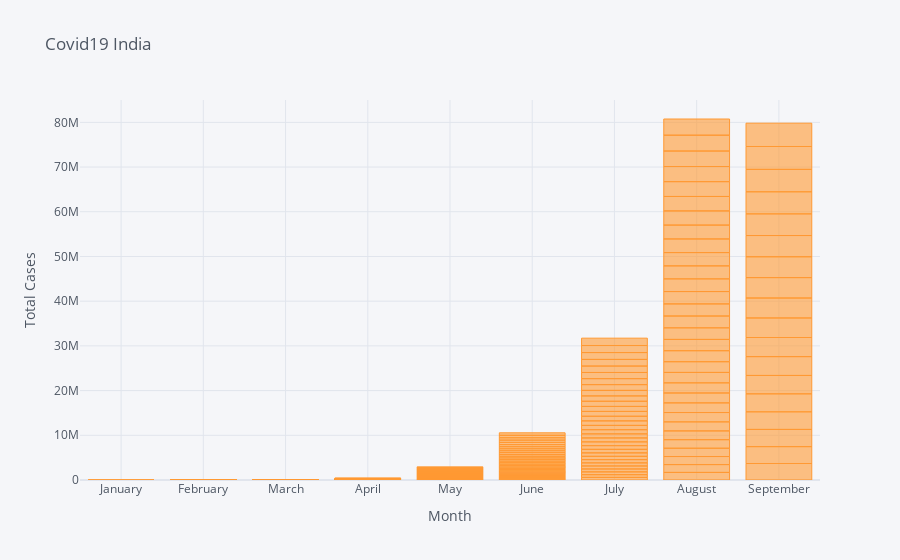

The cell this chart's notebook holds for it:
### Code cell
df_india_final.iplot(kind='bar',x='Month',y=' Cumulative_cases',mode='markers',size=10,title="Covid19 India",
                    xTitle="Month",yTitle="Total Cases")

### Figure 1 — Plotly figure (JSON) as saved in the notebook; plotly's stock layout.template omitted (floating-point values rounded to 4 significant figures; data arrays with more than 128 entries replaced by an {"elided": "..."} marker saying what was removed)
{"data": [{"marker": {"color": "rgba(255, 153, 51, 0.6)", "line": {"color": "rgba(255, 153, 51, 1.0)", "width": 1}}, "name": " Cumulative_cases", "orientation": "v", "text": "", "type": "bar", "x": {"elided": "233 str values"}, "y": {"elided": "233 int values"}}], "layout": {"legend": {"bgcolor": "#F5F6F9", "font": {"color": "#4D5663"}}, "paper_bgcolor": "#F5F6F9", "plot_bgcolor": "#F5F6F9", "title": {"font": {"color": "#4D5663"}, "text": "Covid19 India"}, "xaxis": {"gridcolor": "#E1E5ED", "showgrid": true, "tickfont": {"color": "#4D5663"}, "title": {"font": {"color": "#4D5663"}, "text": "Month"}, "zerolinecolor": "#E1E5ED"}, "yaxis": {"gridcolor": "#E1E5ED", "showgrid": true, "tickfont": {"color": "#4D5663"}, "title": {"font": {"color": "#4D5663"}, "text": "Total Cases"}, "zerolinecolor": "#E1E5ED"}}}
